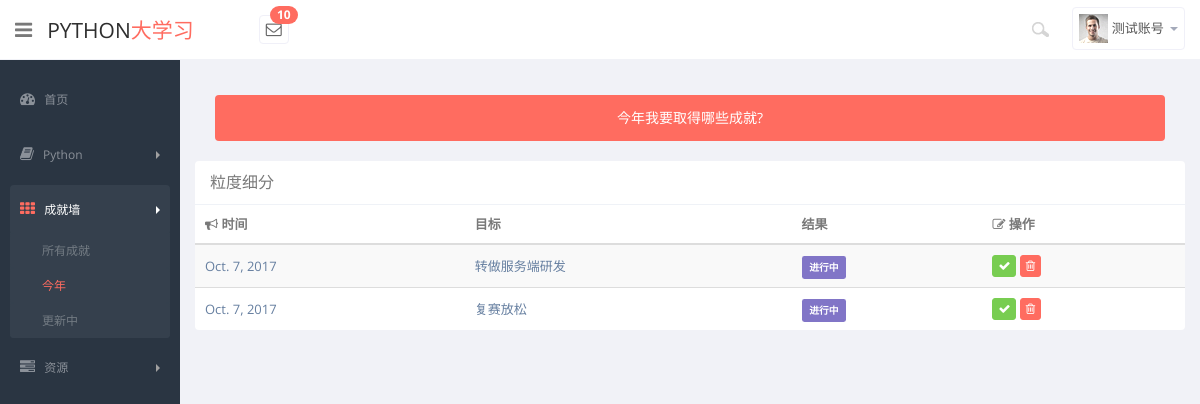
The app's page /achievement/achievement (signed in) with its own data.
### achievement/models.py (models this page shows, shortened)
class AchievementBase(models.Model):
    achievement_author = models.ForeignKey('auth.User', blank=True, null=True, verbose_name='作者')  # 外键不能直接写别名
    class Meta:
        abstract = True

class Achievement(AchievementBase):
    achievement_date = models.DateField('发表时间', auto_now=True)
    achievement_year = models.ForeignKey(AchievementYear,verbose_name="成就年分类")
    achievement_title = models.CharField('标题', max_length=50)
    achievement_text = models.CharField('正文内容', max_length=200)
    achievement_reach = models.IntegerField(verbose_name='是否达成0/1')
    class Meta:
        verbose_name = '成就'
        verbose_name_plural = '成就'

### achievement/views.py (the view)
# urls.py: url(r'^achievement/', include('achievement.urls',namespace="achievement")),
def achievement(request):
    if request.user.is_authenticated():
        yearcategory = AchievementYear.objects.get(achievement_date=str(datetime.datetime.now().year))
        a = Achievement.objects.filter(achievement_year = yearcategory)
        es = []
        for e in a:
            es.append((e.id, e.achievement_date, e.achievement_title, e.achievement_reach))
        return render(request,'achievement/basic_table.html', {'es': es})
    else:
        return redirect('pythonnav:SIGN_IN_NOW')

### achievement/templates/achievement/basic_table.html (shortened to what this page needs)
{% extends "achievement/base.html" %}
{% load staticfiles %}
{% block sidebar %}
      <aside>
          <div id="sidebar"  class="nav-collapse ">
              <ul class="sidebar-menu">
                  <li>
                       <a class="" href="{% url 'pythonnav:index' %}">
                          <i class="icon-dashboard"></i>
                          <span>首页</span>
                      </a>
                  </li>
                  <li class="sub-menu">
                      <a href="javascript:;" class="">
                          <i class="icon-book"></i>
                          <span>Python</span>
                          <span class="arrow"></span>
                      </a>
                  </li>
                  <li class="sub-menu active">
                      <a href="javascript:;" class="">
                          <i class="icon-th"></i>
                          <span>成就墙</span>
                          <span class="arrow"></span>
                      </a>
                      <ul class="sub active">
                          <li><a class="" href="{% url 'achievement:index' %}">所有成就</a></li>
                          <li class="active"><a class="" href="{% url 'achievement:achievement' %}">今年</a></li>
                          <li><a class="" href="http://devnav.win/">更新中</a></li>
                      </ul>
                  </li>
                  <li class="sub-menu">
                      <a href="javascript:;" class="">
                          <i class="icon-tasks"></i>
                          <span>资源</span>
                          <span class="arrow"></span>
                      </a>
                  </li>
              </ul>
          </div>
      </aside>
{% endblock %}
{% block maincontent %}
      <section id="main-content">
          <section class="wrapper">
              <div class="inbox-body">
                          <a class="btn btn-compose" data-toggle="modal" href="#myModal">
                              今年我要取得哪些成就?
                          </a>
                      </div>
              <div class="row">
                  <div class="col-lg-12">
                      <section class="panel">
                          <header class="panel-heading">
                              粒度细分
                          </header>
                          <table class="table table-striped table-advance table-hover">
                              <thead>
                              <tr>
                                  <th><i class="icon-bullhorn"></i> 时间</th>
                                  <th colspan="4"> 目标</th>
                                  <th>结果</th>
                                  <th><i class=" icon-edit"></i> 操作</th>
                              </tr>
                              </thead>
                              <tbody>
                              {% for id,x,y,z in es %}
                              <tr>
                                  <td><a href="#">{{ x }}</a></td>
                                  <td colspan="4"><a href={% url 'achievement:viewcontent' id %} >{{ y }}</a></td>
                                  <td>
                                      {% if z %}
                                        <span class="label label-primary label-mini">达成</span>
                                      {% else %}
                                        <span class="label label-info label-mini">进行中</span>
                                      {% endif %}
                                  </td>
                                  <td>
                                      <a href={% url 'achievement:changestate' id %} ><button class="btn btn-success btn-xs"><i class="icon-ok"></i></button></a>
                                      <a href={% url 'achievement:deleteone' id %} ><button class="btn btn-danger btn-xs"><i class="icon-trash "></i></button></a>
                                  </td>
                              </tr>
                              {% endfor %}
                              </tbody>
                          </table>
                      </section>
                  </div>
              </div>
          </section>
      </section>
{% endblock %}

### achievement/templates/achievement/base.html (shortened to what this page needs)
<!DOCTYPE html>
<html lang="en">
{% load staticfiles %}
  <head>
    <link href="{% static 'pythonnav/css/bootstrap.min.css' %}" rel="stylesheet">
    <link href="{% static 'pythonnav/css/bootstrap-reset.css' %}"rel="stylesheet">
    <link href="{% static 'pythonnav/assets/fullcalendar/fullcalendar/bootstrap-fullcalendar.css' %}" rel="stylesheet" />
    <link href="{% static 'pythonnav/assets/font-awesome/css/font-awesome.css' %}" rel="stylesheet" />
    <link href="{% static 'pythonnav/assets/jquery-easy-pie-chart/jquery.easy-pie-chart.css' %}" rel="stylesheet" type="text/css" media="screen"/>
    <link rel="stylesheet" href="{% static 'pythonnav/css/owl.carousel.css' %}" type="text/css">
    <link href="{% static 'pythonnav/css/style.css' %}" rel="stylesheet">
    <link href="{% static 'pythonnav/css/style-responsive.css' %}" rel="stylesheet" />
  </head>
  <body>
  <section id="container" class="">
      <header class="header white-bg">
            <div class="sidebar-toggle-box">
                <div data-original-title="隐藏侧边栏" data-placement="right" class="icon-reorder tooltips"></div>
            </div>
            <a href="{% url 'pythonnav:index' %}" class="logo">Python<span>大学习</span></a>
            <div class="nav notify-row" id="top_menu">
                <ul class="nav top-menu">
                    <li id="header_inbox_bar" class="dropdown">
                        <a data-toggle="dropdown" class="dropdown-toggle" href="#">
                            <i class="icon-envelope-alt"></i>
                            <span class="badge bg-important">10</span>
                        </a>
                    </li>
                </ul>
            </div>
            <div class="top-nav ">
                <ul class="nav pull-right top-menu">
                    <li>
                        <input type="text" class="form-control search" placeholder="Search">
                    </li>
                    {% if request.user.is_authenticated %}
                        <li class="dropdown">
                            <a data-toggle="dropdown" class="dropdown-toggle" href="#">
                                <img alt="" src="{% static 'pythonnav/img/avatar1_small.jpg' %}">
                                <span class="username">{{ request.user.username }}</span>
                                <b class="caret"></b>
                            </a>
                        </li>
                    {% endif %}
                </ul>
            </div>
        </header>
{% block sidebar %}{% endblock %}
{% block maincontent %}
{% endblock %}
</section>
  </body>
</html>

### records on screen
Achievement: es "Oct. 7, 2017", es "转做服务端研发"
Achievement: es "Oct. 7, 2017", es "复赛放松"

### other values on screen
{{ request.user.username }} "测试账号"
